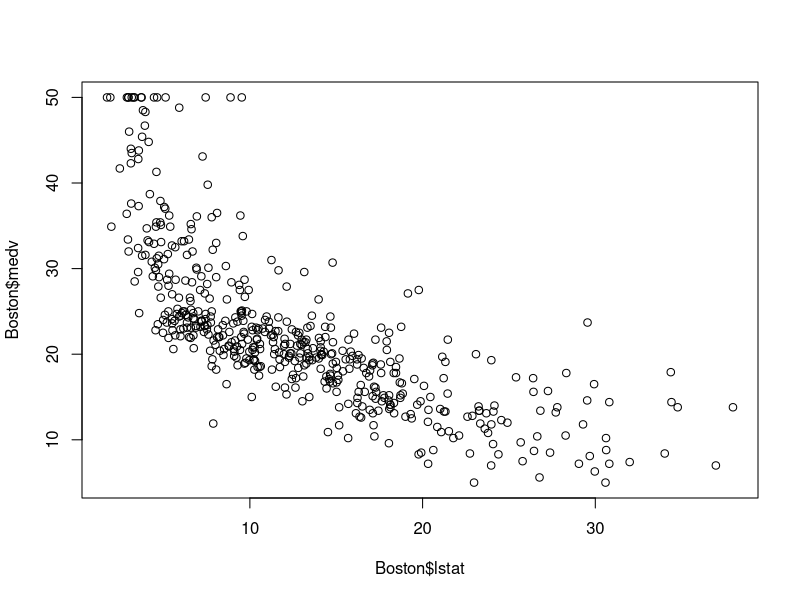
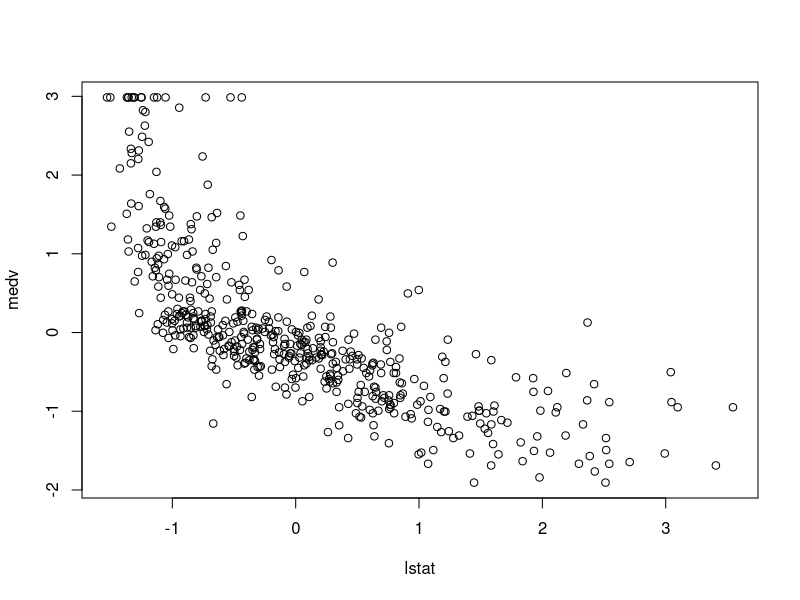
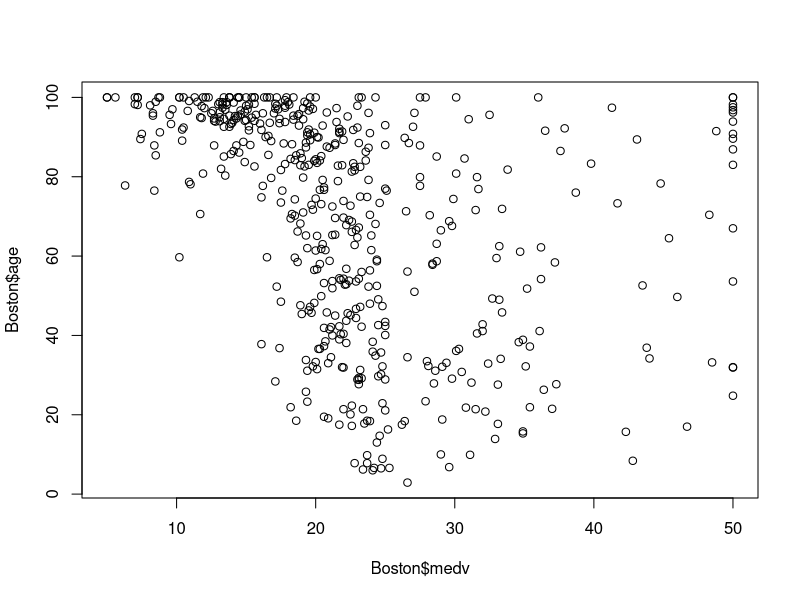

These charts were generated, in order, by the following R code:
library(MASS) 
lm.fit <- glm(medv ~ lstat + age, data = Boston)
summary(Boston)
#Q1
sum((Boston$medv - median(Boston$medv))^2)
#Fit medv (median house value) as a linear function of lstat (percentage of lower status of the population) and age (proportion of units built prior to 1940).
lm.fit <- glm(medv ~ lstat + age, data = Boston)
summary(lm.fit)
#From the model summary, answer these questions:
# Q2: What is the Residual Sum of Squares (RSS) of this fit?
anova(lm.fit)
deviance(lm.fit)
sum(resid(lm.fit)^2)
#
# Q3: How much proportion of the variance in medv is accounted for by this fit?
summary(lm.fit)
# Multiple R-squared:  0.5513,	Adjusted R-squared:  0.5495 
#
# Q4: Overall, is there a relationship between the response variable medv and the predictors lstat and age? How do you make such a conclusion?
# not much the age but lstat: p-value: < 2.2e-16

# Q5: Is there a relationship between medv and each of the predictors? How do you tell?
plot(Boston$lstat,Boston$medv)
cor(Boston$lstat,Boston$medv)
medv <- scale(Boston$medv, center=TRUE, scale=TRUE)
lstat <- scale(Boston$lstat, center=TRUE, scale=TRUE)
plot(lstat,medv)
cor(lstat,medv)
#
plot(Boston$medv, Boston$age)
cor(Boston$medv, Boston$age)

# Q6: What is the estimated standard deviation of the irreducible error in the model . 
summary(lm.fit)$sigma
#
# Q7: How do you interpret the coefficient estimate on age, i.e., the value 0.0345, in the model context?
# each +1 on age causes increace in  medv of 0.0345 
#
sapply(Boston, mode)
#

lm.fit.full <- lm(medv ~ ., data = Boston)
summary(lm.fit.full)
#Now display the model summary using summary(lm.fit.full) and answewr these questions.
#Q8: How many predictors are used in this model fit?
# 13
#Q9: Which predictors have a significant effect on the response variable at a confidence level of 0.95?
coef(lm.fit.full)
#               Estimate Std. Error t value Pr(>|t|)    
#crim        -1.080e-01  3.286e-02  -3.287 0.001087 ** 
#zn           4.642e-02  1.373e-02   3.382 0.000778 ***
#chas         2.687e+00  8.616e-01   3.118 0.001925 ** 
#nox         -1.777e+01  3.820e+00  -4.651 4.25e-06 ***
#rm           3.810e+00  4.179e-01   9.116  < 2e-16 ***
#dis         -1.476e+00  1.995e-01  -7.398 6.01e-13 ***
#rad          3.060e-01  6.635e-02   4.613 5.07e-06 ***
#tax         -1.233e-02  3.760e-03  -3.280 0.001112 ** 
#ptratio     -9.527e-01  1.308e-01  -7.283 1.31e-12 ***
#black        9.312e-03  2.686e-03   3.467 0.000573 ***
#lstat       -5.248e-01  5.072e-02 -10.347  < 2e-16 ***
#Q10: Does age present a significant effect on medv in this model?
# No  p-value: 0.958229 
 
(VIF_age <- 1/(1-summary(lm(age ~ .-medv, data = Boston))$r.sq)) 
#
library(car)
vif(lm.fit.full)
#
lm.fit.all_but_age <- lm(medv ~ . - age, data = Boston)
# Q11: Compare the Multiple R-squared and Adjusted R-sqaured values between this model and the full model. Comment on the differences. Which model do you think is better?
summary(lm.fit.all_but_age) # Multiple R-squared:  0.7406,	Adjusted R-squared:  0.7343
summary(lm.fit.full) # Multiple R-squared:  0.7406,	Adjusted R-squared:  0.7338 
#
AIC(lm.fit.full) 
# [1] 3027.609
BIC(lm.fit.full)
# [1] 3091.007
AIC(lm.fit.all_but_age)
# [1] 3025.611
BIC(lm.fit.all_but_age)
# [1] 3084.783

